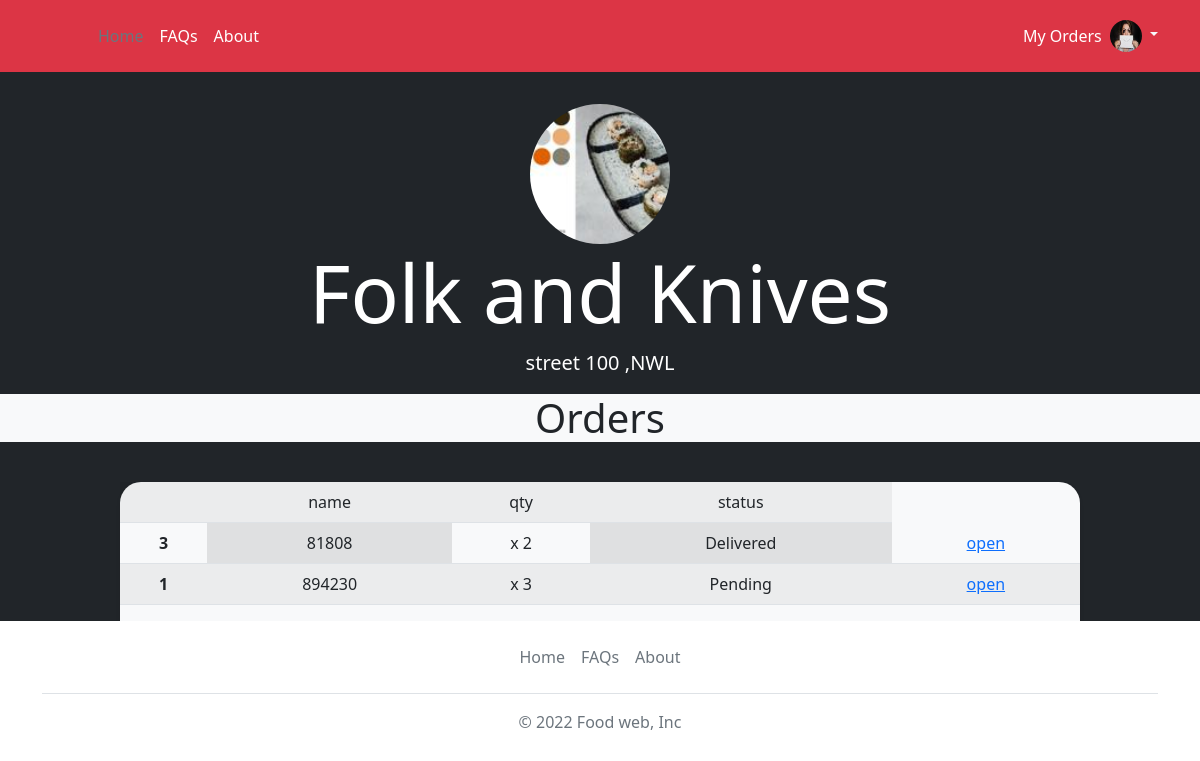
The app's page /orders/ (signed in), older data.
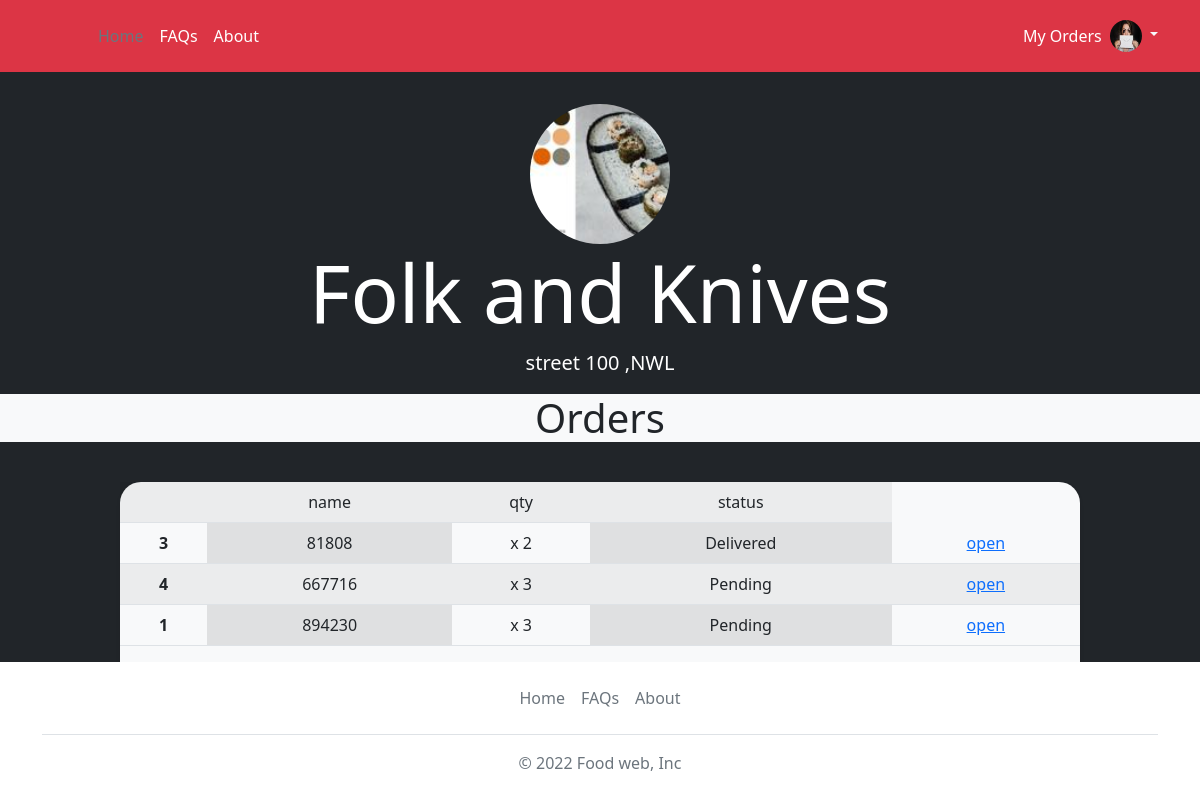
The same page, newer data.
### foodwebsite/model.py (models this page shows)
class User(db.Model , UserMixin):
    id = db.Column(db.Integer , primary_key = True)
    username = db.Column(db.String(30) , nullable = False)
    email = db.Column(db.String(50) , nullable = False , unique = True )
    image_file = db.Column(db.String(50) , nullable= False , default = 'default.png')
    password = db.Column(db.String(50) , nullable = False )
    city = db.Column(db.String(30))
    restaurant = db.relationship('Restaurant' , backref = 'author',lazy = True)
    order = db.relationship('Orders' , backref = 'order_by',lazy = True)
    cart = db.relationship('Cart' , backref = 'placed_by',lazy = True)

class Restaurant(db.Model):
    id = db.Column(db.Integer , primary_key=True)
    restaurant_name = db.Column(db.String(50) , nullable = False)
    image_file = db.Column(db.String(50) , nullable = False)
    street = db.Column(db.String(150) , nullable= False)
    city = db.Column(db.String(40) , nullable = False)
    user_id = db.Column(db.Integer , db.ForeignKey('user.id') , nullable = False)
    items = db.relationship('Items' , backref = 'owner' , lazy = True)
    order = db.relationship('Orders' , backref = 'order_at',lazy = True)
    cart = db.relationship('Cart' , backref = 'placed_at',lazy = True)

class Orders(db.Model):
    id = db.Column(db.Integer , primary_key = True)
    invoice = db.Column(db.Integer  ,nullable = False )
    quantity = db.Column(db.String(50) , nullable =False)
    orderStatus = db.Column(db.String(50), nullable = False ,default = 'Pending' )
    restaurant_id = db.Column(db.Integer , db.ForeignKey('restaurant.id') , nullable = False)
    user_id = db.Column(db.Integer , db.ForeignKey('user.id') , nullable = False)
    item_id = db.Column(db.Integer , db.ForeignKey('items.id') , nullable = False)

### foodwebsite/orders/routes.py (the view)
@orders.route('/orders/' )
@login_required
def all_orders():
    restaurant = Restaurant.query.filter_by(user_id = current_user.id).first()
    if restaurant:
        orders = Orders.query.filter_by(order_at = restaurant).group_by('invoice')
        return render_template('orders.html' , title = 'Orders' , restaurant = restaurant  , orders = orders)
    else:
        return redirect(url_for('restaurants.my_restaurant'))

### foodwebsite/model.py (called while the page is built)
@login_manager.user_loader
def user_loader(user_id):
    return User.query.get(int(user_id))

### foodwebsite/templates/orders.html
{% extends 'base.html' %}
{% block content %}
<div class=" ">
<div class="d-md-flex flex-md-equal ">
  <div class="bg-dark col-md-12 mx-auto   text-center text-white overflow-hidden">
    <div class="my-3 py-3">
      <img class="rounded-circle" width="140" height="140"  src="{{ url_for('static' , filename='restaurants/' + restaurant.image_file  )  }}"> </img>
      <h2 class="display-1">{{restaurant.restaurant_name}}<br></h2>
      <p class="lead">{{restaurant.street}} ,{{restaurant.city}}</p>
      <h1 class="  bg-light text-dark">Orders<br></h1>
    </div>
    <div class="bg-light shadow-sm mx-auto" style="width: 80%; height:100%; border-radius: 21px 21px 0 0;">
      {% if orders.count() > 0 %}
        <table class="table table-striped table-hover">
          <tbody>
            <tr>
              <th scope="row"  class="table-active"></th>
              <td colspan="2" class="table-active">name </td>
              <td  class="table-active">qty</td>
              <td  class="table-active">status</td>
            </tr>
            {% for order in orders %}
            <tr>
              <th scope="row ">{{ order.id  }}</th>
              <td colspan="2" class="table-active">{{order.invoice}}</td>
              <td>x {{ order.quantity }}</td>
              <td colspan="2" class="table-active">{{order.orderStatus}}</td>
              <td colspan="2" ><a  method='POST' href="{{ url_for('orders.order_data' , inv= order.invoice) }}">open</a></td>
            </tr>
            {% endfor %}
          </tbody>
          </table>
          {% else %}
          <h1 class="text-dark">No Orders Yet</h1>
          {% endif %}
    </div>
   </div>
</div>
</div>
{% endblock %}

### foodwebsite/templates/base.html (shortened to what this page needs)
<!doctype html>
<html lang="en" >
  <head>
    <link href="https://cdn.jsdelivr.net/npm/bootstrap@5.2.0/dist/css/bootstrap.min.css" rel="stylesheet">
  </head>
  <body>
     <header class="p-3 text-bg-danger">
    <div class="container">
      <div class="d-flex flex-wrap align-items-center justify-content-center justify-content-lg-start">
        <a href="/" class="d-flex align-items-center mb-2 mb-lg-0 text-white text-decoration-none">
          <svg class="bi me-2" width="40" height="32" role="img" aria-label="Bootstrap"><use xlink:href="#bootstrap"/></svg>
        </a>
        <ul class="nav col-12 col-lg-auto me-lg-auto mb-2 justify-content-center mb-md-0">
          <li><a href="{{ url_for('views.home') }}" class="nav-link px-2 text-secondary">Home</a></li>
          <li><a href="{{ url_for('views.faqs') }}" class="nav-link px-2 text-white">FAQs</a></li>
          <li><a href="{{ url_for('views.about') }}" class="nav-link px-2 text-white">About</a></li>
        </ul>
        {% if current_user.is_authenticated %}
        <div class="row m-2"><a class="dropdown-item" href="{{ url_for('orders.my_orders') }}">My Orders</a></div>
        <div class="dropdown text-end">
          <a href="#" class="d-block link-light text-decoration-none dropdown-toggle " data-bs-toggle="dropdown" aria-expanded="false">
            <img src="{{ url_for('static' , filename='profiles/' + current_user.image_file ) }}" alt="mdo" width="32" height="32" class="rounded-circle">
          </a>
        </div>
        {% else %}
        <div class="text-end">
          <a   type="button" class="btn btn-outline-light me-2" href="{{ url_for('auth.login') }}">Login</a>
          <a type="button" class="btn btn-success" href="{{ url_for('auth.register') }}">Sign-up</a>
        </div>
        {% endif %}
      </div>
    </div>
  </header>
    {% block content %}
    {% endblock %}
    <div class="container ">
  <footer class="footer mt-auto py-3 ">
    <ul class="nav justify-content-center border-bottom pb-3 mb-3">
      <li class="nav-item"><a href="{{ url_for('views.home') }}" class="nav-link px-2 text-muted">Home</a></li>
      <li class="nav-item"><a href="{{ url_for('views.faqs') }}" class="nav-link px-2 text-muted">FAQs</a></li>
      <li class="nav-item"><a href="{{ url_for('views.about') }}" class="nav-link px-2 text-muted">About</a></li>
    </ul>
    <p class="text-center text-muted">&copy; 2022 Food web, Inc</p>
  </footer>
</div>
  </body>
</html>

Row changes from the older to the newer data that the page shows:
added Orders: id "4", invoice "667716", quantity "3", orderStatus "Pending"
